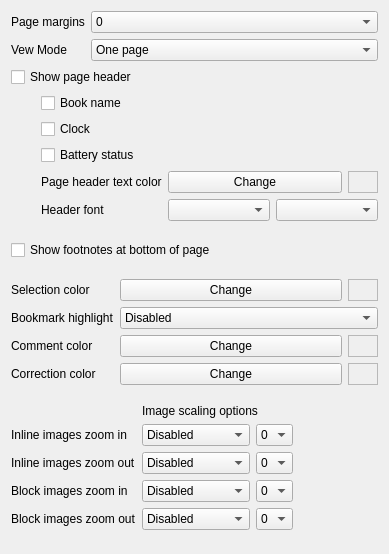
     <widget class="QWidget" name="tabPage">
      <attribute name="title">
       <string>Page</string>
      </attribute>
      <layout class="QVBoxLayout" name="verticalLayout_4">
       <item>
        <layout class="QVBoxLayout" name="verticalLayout_3">
         <item>
          <layout class="QFormLayout" name="formLayout_2">
           <property name="fieldGrowthPolicy">
            <enum>QFormLayout::AllNonFixedFieldsGrow</enum>
           </property>
           <item row="1" column="1">
            <widget class="QComboBox" name="cbViewMode">
             <property name="sizePolicy">
              <sizepolicy hsizetype="Preferred" vsizetype="Fixed">
               <horstretch>0</horstretch>
               <verstretch>0</verstretch>
              </sizepolicy>
             </property>
             <item>
              <property name="text">
               <string>One page</string>
              </property>
             </item>
             <item>
              <property name="text">
               <string>Two pages</string>
              </property>
             </item>
             <item>
              <property name="text">
               <string>Scroll View</string>
              </property>
             </item>
            </widget>
           </item>
           <item row="1" column="0">
            <widget class="QLabel" name="label_3">
             <property name="sizePolicy">
              <sizepolicy hsizetype="Maximum" vsizetype="Preferred">
               <horstretch>0</horstretch>
               <verstretch>0</verstretch>
              </sizepolicy>
             </property>
             <property name="text">
              <string>Vew Mode</string>
             </property>
            </widget>
           </item>
           <item row="0" column="0">
            <widget class="QLabel" name="label_4">
             <property name="sizePolicy">
              <sizepolicy hsizetype="Maximum" vsizetype="Preferred">
               <horstretch>0</horstretch>
               <verstretch>0</verstretch>
              </sizepolicy>
             </property>
             <property name="text">
              <string>Page margins</string>
             </property>
            </widget>
           </item>
           <item row="0" column="1">
            <widget class="QComboBox" name="cbMargins">
             <item>
              <property name="text">
               <string>0</string>
              </property>
             </item>
             <item>
              <property name="text">
               <string>5</string>
              </property>
             </item>
             <item>
              <property name="text">
               <string>8</string>
              </property>
             </item>
             <item>
              <property name="text">
               <string>10</string>
              </property>
             </item>
             <item>
              <property name="text">
               <string>15</string>
              </property>
             </item>
             <item>
              <property name="text">
               <string>20</string>
              </property>
             </item>
             <item>
              <property name="text">
               <string>25</string>
              </property>
             </item>
             <item>
              <property name="text">
               <string>30</string>
              </property>
             </item>
            </widget>
           </item>
          </layout>
         </item>
         <item>
          <widget class="QCheckBox" name="cbShowPageHeader">
           <property name="text">
            <string>Show page header</string>
           </property>
          </widget>
         </item>
         <item>
          <layout class="QHBoxLayout" name="horizontalLayout_2">
           <item>
            <spacer name="horizontalSpacer">
             <property name="orientation">
              <enum>Qt::Horizontal</enum>
             </property>
             <property name="sizeType">
              <enum>QSizePolicy::Maximum</enum>
             </property>
             <property name="sizeHint" stdset="0">
              <size>
               <width>30</width>
               <height>20</height>
              </size>
             </property>
            </spacer>
           </item>
           <item>
            <widget class="QCheckBox" name="cbShowBookName">
             <property name="text">
              <string>Book name</string>
             </property>
            </widget>
           </item>
          </layout>
         </item>
         <item>
          <layout class="QHBoxLayout" name="horizontalLayout_3">
           <item>
            <spacer name="horizontalSpacer_2">
             <property name="orientation">
              <enum>Qt::Horizontal</enum>
             </property>
             <property name="sizeType">
              <enum>QSizePolicy::Maximum</enum>
             </property>
             <property name="sizeHint" stdset="0">
              <size>
               <width>30</width>
               <height>20</height>
              </size>
             </property>
            </spacer>
           </item>
           <item>
            <widget class="QCheckBox" name="cbShowClock">
             <property name="text">
              <string>Clock</string>
             </property>
            </widget>
           </item>
          </layout>
         </item>
         <item>
          <layout class="QHBoxLayout" name="horizontalLayout_5">
           <item>
            <spacer name="horizontalSpacer_4">
             <property name="orientation">
              <enum>Qt::Horizontal</enum>
             </property>
             <property name="sizeType">
              <enum>QSizePolicy::Maximum</enum>
             </property>
             <property name="sizeHint" stdset="0">
              <size>
               <width>30</width>
               <height>20</height>
              </size>
             </property>
            </spacer>
           </item>
           <item>
            <widget class="QCheckBox" name="cbShowBattery">
             <property name="text">
              <string>Battery status</string>
             </property>
            </widget>
           </item>
          </layout>
         </item>
         <item>
          <layout class="QHBoxLayout" name="horizontalLayout_6">
           <item>
            <spacer name="horizontalSpacer_5">
             <property name="orientation">
              <enum>Qt::Horizontal</enum>
             </property>
             <property name="sizeType">
              <enum>QSizePolicy::Maximum</enum>
             </property>
             <property name="sizeHint" stdset="0">
              <size>
               <width>30</width>
               <height>20</height>
              </size>
             </property>
            </spacer>
           </item>
           <item>
            <layout class="QFormLayout" name="formLayout_4">
             <property name="fieldGrowthPolicy">
              <enum>QFormLayout::AllNonFixedFieldsGrow</enum>
             </property>
             <item row="1" column="0">
              <widget class="QLabel" name="label_7">
               <property name="text">
                <string>Header font</string>
               </property>
              </widget>
             </item>
             <item row="1" column="1">
              <layout class="QHBoxLayout" name="horizontalLayout">
               <item>
                <widget class="QComboBox" name="cbTitleFontFace"/>
               </item>
               <item>
                <widget class="QComboBox" name="cbTitleFontSize"/>
               </item>
              </layout>
             </item>
             <item row="0" column="0">
              <widget class="QLabel" name="label_11">
               <property name="text">
                <string>Page header text color</string>
               </property>
              </widget>
             </item>
             <item row="0" column="1">
              <layout class="QHBoxLayout" name="horizontalLayout_4">
               <item>
                <widget class="QPushButton" name="btnHeaderTextColor">
                 <property name="sizePolicy">
                  <sizepolicy hsizetype="Preferred" vsizetype="Fixed">
                   <horstretch>0</horstretch>
                   <verstretch>0</verstretch>
                  </sizepolicy>
                 </property>
                 <property name="text">
                  <string>Change</string>
                 </property>
                </widget>
               </item>
               <item>
                <widget class="QFrame" name="frmHeaderTextColor">
                 <property name="sizePolicy">
                  <sizepolicy hsizetype="Minimum" vsizetype="Preferred">
                   <horstretch>0</horstretch>
                   <verstretch>0</verstretch>
                  </sizepolicy>
                 </property>
                 <property name="maximumSize">
                  <size>
                   <width>30</width>
                   <height>30</height>
                  </size>
                 </property>
                 <property name="autoFillBackground">
                  <bool>true</bool>
                 </property>
                 <property name="frameShape">
                  <enum>QFrame::StyledPanel</enum>
                 </property>
                 <property name="frameShadow">
                  <enum>QFrame::Sunken</enum>
                 </property>
                 <property name="lineWidth">
                  <number>1</number>
                 </property>
                 <property name="midLineWidth">
                  <number>5</number>
                 </property>
                </widget>
               </item>
              </layout>
             </item>
            </layout>
           </item>
          </layout>
         </item>
         <item>
          <spacer name="verticalSpacer_5">
           <property name="orientation">
            <enum>Qt::Vertical</enum>
           </property>
           <property name="sizeHint" stdset="0">
            <size>
             <width>364</width>
             <height>13</height>
            </size>
           </property>
          </spacer>
         </item>
         <item>
          <widget class="QCheckBox" name="cbShowFootNotes">
           <property name="text">
            <string>Show footnotes at bottom of page</string>
           </property>
          </widget>
         </item>
         <item>
          <spacer name="verticalSpacer_3">
           <property name="orientation">
            <enum>Qt::Vertical</enum>
           </property>
           <property name="sizeHint" stdset="0">
            <size>
             <width>367</width>
             <height>13</height>
            </size>
           </property>
          </spacer>
         </item>
         <item>
          <layout class="QFormLayout" name="formLayout_6">
           <item row="0" column="0">
            <widget class="QLabel" name="label">
             <property name="text">
              <string>Selection color</string>
             </property>
            </widget>
           </item>
           <item row="0" column="1">
            <layout class="QHBoxLayout" name="horizontalLayout_7">
             <item>
              <widget class="QPushButton" name="btnSelectionColor">
               <property name="sizePolicy">
                <sizepolicy hsizetype="Preferred" vsizetype="Fixed">
                 <horstretch>0</horstretch>
                 <verstretch>0</verstretch>
                </sizepolicy>
               </property>
               <property name="text">
                <string>Change</string>
               </property>
              </widget>
             </item>
             <item>
              <widget class="QFrame" name="frmSelectionColor">
               <property name="sizePolicy">
                <sizepolicy hsizetype="Minimum" vsizetype="Preferred">
                 <horstretch>0</horstretch>
                 <verstretch>0</verstretch>
                </sizepolicy>
               </property>
               <property name="maximumSize">
                <size>
                 <width>30</width>
                 <height>30</height>
                </size>
               </property>
               <property name="autoFillBackground">
                <bool>true</bool>
               </property>
               <property name="frameShape">
                <enum>QFrame::StyledPanel</enum>
               </property>
               <property name="frameShadow">
                <enum>QFrame::Sunken</enum>
               </property>
               <property name="lineWidth">
                <number>1</number>
               </property>
               <property name="midLineWidth">
                <number>5</number>
               </property>
              </widget>
             </item>
            </layout>
           </item>
           <item row="2" column="0">
            <widget class="QLabel" name="label_2">
             <property name="text">
              <string>Comment color</string>
             </property>
            </widget>
           </item>
           <item row="2" column="1">
            <layout class="QHBoxLayout" name="horizontalLayout_8">
             <item>
              <widget class="QPushButton" name="btnCommentColor">
               <property name="sizePolicy">
                <sizepolicy hsizetype="Preferred" vsizetype="Fixed">
                 <horstretch>0</horstretch>
                 <verstretch>0</verstretch>
                </sizepolicy>
               </property>
               <property name="text">
                <string>Change</string>
               </property>
              </widget>
             </item>
             <item>
              <widget class="QFrame" name="frmCommentColor">
               <property name="sizePolicy">
                <sizepolicy hsizetype="Minimum" vsizetype="Preferred">
                 <horstretch>0</horstretch>
                 <verstretch>0</verstretch>
                </sizepolicy>
               </property>
               <property name="maximumSize">
                <size>
                 <width>30</width>
                 <height>30</height>
                </size>
               </property>
               <property name="autoFillBackground">
                <bool>true</bool>
               </property>
               <property name="frameShape">
                <enum>QFrame::StyledPanel</enum>
               </property>
               <property name="frameShadow">
                <enum>QFrame::Sunken</enum>
               </property>
               <property name="lineWidth">
                <number>1</number>
               </property>
               <property name="midLineWidth">
                <number>5</number>
               </property>
              </widget>
             </item>
            </layout>
           </item>
           <item row="3" column="0">
            <widget class="QLabel" name="label_39">
             <property name="text">
              <string>Correction color</string>
             </property>
            </widget>
           </item>
           <item row="3" column="1">
            <layout class="QHBoxLayout" name="horizontalLayout_9">
             <item>
              <widget class="QPushButton" name="btnCorrectionColor">
               <property name="sizePolicy">
                <sizepolicy hsizetype="Preferred" vsizetype="Fixed">
                 <horstretch>0</horstretch>
                 <verstretch>0</verstretch>
                </sizepolicy>
               </property>
               <property name="text">
                <string>Change</string>
               </property>
              </widget>
             </item>
             <item>
              <widget class="QFrame" name="frmCorrectionColor">
               <property name="sizePolicy">
                <sizepolicy hsizetype="Minimum" vsizetype="Preferred">
                 <horstretch>0</horstretch>
                 <verstretch>0</verstretch>
                </sizepolicy>
               </property>
               <property name="maximumSize">
                <size>
                 <width>30</width>
                 <height>30</height>
                </size>
               </property>
               <property name="autoFillBackground">
                <bool>true</bool>
               </property>
               <property name="frameShape">
                <enum>QFrame::StyledPanel</enum>
               </property>
               <property name="frameShadow">
                <enum>QFrame::Sunken</enum>
               </property>
               <property name="lineWidth">
                <number>1</number>
               </property>
               <property name="midLineWidth">
                <number>5</number>
               </property>
              </widget>
             </item>
            </layout>
           </item>
           <item row="1" column="0">
            <widget class="QLabel" name="label_40">
             <property name="text">
              <string>Bookmark highlight</string>
             </property>
            </widget>
           </item>
           <item row="1" column="1">
            <widget class="QComboBox" name="cbBookmarkHighlightMode">
             <item>
              <property name="text">
               <string>Disabled</string>
              </property>
             </item>
             <item>
              <property name="text">
               <string>Solid fill</string>
              </property>
             </item>
             <item>
              <property name="text">
               <string>Underline</string>
              </property>
             </item>
            </widget>
           </item>
          </layout>
         </item>
         <item>
          <spacer name="verticalSpacer">
           <property name="orientation">
            <enum>Qt::Vertical</enum>
           </property>
           <property name="sizeHint" stdset="0">
            <size>
             <width>364</width>
             <height>13</height>
            </size>
           </property>
          </spacer>
         </item>
         <item>
          <layout class="QFormLayout" name="formLayout_7">
           <property name="fieldGrowthPolicy">
            <enum>QFormLayout::ExpandingFieldsGrow</enum>
           </property>
           <item row="2" column="0">
            <widget class="QLabel" name="label_41">
             <property name="text">
              <string>Inline images zoom in</string>
             </property>
            </widget>
           </item>
           <item row="2" column="1">
            <layout class="QHBoxLayout" name="horizontalLayout_25">
             <item>
              <widget class="QComboBox" name="cbImageInlineZoominMode">
               <item>
                <property name="text">
                 <string>Disabled</string>
                </property>
               </item>
               <item>
                <property name="text">
                 <string>Integer scale</string>
                </property>
               </item>
               <item>
                <property name="text">
                 <string>Arbitrary scale</string>
                </property>
               </item>
              </widget>
             </item>
             <item>
              <widget class="QComboBox" name="cbImageInlineZoominScale">
               <item>
                <property name="text">
                 <string>0</string>
                </property>
               </item>
               <item>
                <property name="text">
                 <string>1</string>
                </property>
               </item>
               <item>
                <property name="text">
                 <string>2</string>
                </property>
               </item>
               <item>
                <property name="text">
                 <string>3</string>
                </property>
               </item>
              </widget>
             </item>
            </layout>
           </item>
           <item row="3" column="1">
            <layout class="QHBoxLayout" name="horizontalLayout_18">
             <item>
              <widget class="QComboBox" name="cbImageInlineZoomoutMode">
               <item>
                <property name="text">
                 <string>Disabled</string>
                </property>
               </item>
               <item>
                <property name="text">
                 <string>Integer scale</string>
                </property>
               </item>
               <item>
                <property name="text">
                 <string>Arbitrary scale</string>
                </property>
               </item>
              </widget>
             </item>
             <item>
              <widget class="QComboBox" name="cbImageInlineZoomoutScale">
               <item>
                <property name="text">
                 <string>0</string>
                </property>
               </item>
               <item>
                <property name="text">
                 <string>1</string>
                </property>
               </item>
               <item>
                <property name="text">
                 <string>2</string>
                </property>
               </item>
               <item>
                <property name="text">
                 <string>3</string>
                </property>
               </item>
              </widget>
             </item>
            </layout>
           </item>
           <item row="5" column="0">
            <widget class="QLabel" name="label_65">
             <property name="text">
              <string>Block images zoom in</string>
             </property>
            </widget>
           </item>
           <item row="5" column="1">
            <layout class="QHBoxLayout" name="horizontalLayout_17">
             <item>
              <widget class="QComboBox" name="cbImageBlockZoominMode">
               <item>
                <property name="text">
                 <string>Disabled</string>
                </property>
               </item>
               <item>
                <property name="text">
                 <string>Integer scale</string>
                </property>
               </item>
               <item>
                <property name="text">
                 <string>Arbitrary scale</string>
                </property>
               </item>
              </widget>
             </item>
             <item>
              <widget class="QComboBox" name="cbImageBlockZoominScale">
               <item>
                <property name="text">
                 <string>0</string>
                </property>
               </item>
               <item>
                <property name="text">
                 <string>1</string>
                </property>
               </item>
               <item>
                <property name="text">
                 <string>2</string>
                </property>
               </item>
               <item>
                <property name="text">
                 <string>3</string>
                </property>
               </item>
              </widget>
             </item>
            </layout>
           </item>
           <item row="7" column="0">
            <widget class="QLabel" name="label_53">
             <property name="text">
              <string>Block images zoom out</string>
             </property>
            </widget>
           </item>
           <item row="7" column="1">
            <layout class="QHBoxLayout" name="horizontalLayout_12">
             <item>
              <widget class="QComboBox" name="cbImageBlockZoomoutMode">
               <item>
                <property name="text">
                 <string>Disabled</string>
                </property>
               </item>
               <item>
                <property name="text">
                 <string>Integer scale</string>
                </property>
               </item>
               <item>
                <property name="text">
                 <string>Arbitrary scale</string>
                </property>
               </item>
              </widget>
             </item>
             <item>
              <widget class="QComboBox" name="cbImageBlockZoomoutScale">
               <item>
                <property name="text">
                 <string>0</string>
                </property>
               </item>
               <item>
                <property name="text">
                 <string>1</string>
                </property>
               </item>
               <item>
                <property name="text">
                 <string>2</string>
                </property>
               </item>
               <item>
                <property name="text">
                 <string>3</string>
                </property>
               </item>
              </widget>
             </item>
            </layout>
           </item>
           <item row="3" column="0">
            <widget class="QLabel" name="label_64">
             <property name="text">
              <string>Inline images zoom out</string>
             </property>
            </widget>
           </item>
           <item row="1" column="1">
            <widget class="QLabel" name="label_42">
             <property name="text">
              <string>Image scaling options</string>
             </property>
            </widget>
           </item>
          </layout>
         </item>
         <item>
          <spacer name="verticalSpacer_4">
           <property name="orientation">
            <enum>Qt::Vertical</enum>
           </property>
           <property name="sizeHint" stdset="0">
            <size>
             <width>367</width>
             <height>13</height>
            </size>
           </property>
          </spacer>
         </item>
        </layout>
       </item>
      </layout>
     </widget>
